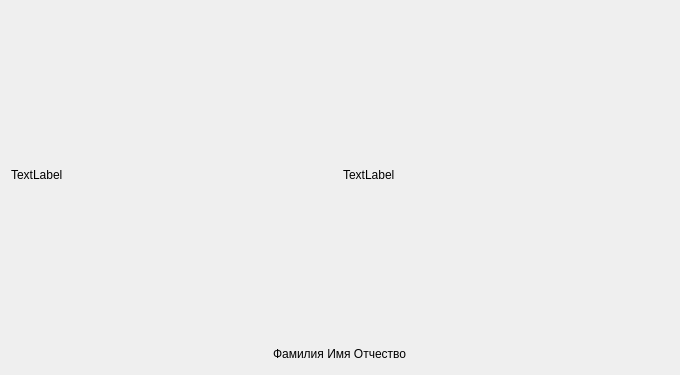
<?xml version="1.0" encoding="UTF-8"?>
<ui version="4.0">
 <class>UserInfoWindow</class>
 <widget class="QWidget" name="UserInfoWindow">
  <property name="geometry">
   <rect>
    <x>0</x>
    <y>0</y>
    <width>680</width>
    <height>375</height>
   </rect>
  </property>
  <property name="minimumSize">
   <size>
    <width>680</width>
    <height>375</height>
   </size>
  </property>
  <property name="windowTitle">
   <string>Информация о пользователе</string>
  </property>
  <layout class="QVBoxLayout" name="verticalLayout_2">
   <item>
    <layout class="QVBoxLayout" name="verticalLayout" stretch="5,0">
     <item>
      <layout class="QHBoxLayout" name="horizontalLayout">
       <item>
        <widget class="QLabel" name="l_photo">
         <property name="text">
          <string>TextLabel</string>
         </property>
        </widget>
       </item>
       <item>
        <widget class="QLabel" name="l_fingerprint">
         <property name="text">
          <string>TextLabel</string>
         </property>
        </widget>
       </item>
      </layout>
     </item>
     <item>
      <layout class="QHBoxLayout" name="horizontalLayout_2">
       <item>
        <spacer name="horizontalSpacer_2">
         <property name="orientation">
          <enum>Qt::Horizontal</enum>
         </property>
         <property name="sizeHint" stdset="0">
          <size>
           <width>40</width>
           <height>20</height>
          </size>
         </property>
        </spacer>
       </item>
       <item>
        <widget class="QLabel" name="l_user_info">
         <property name="text">
          <string>Фамилия Имя Отчество</string>
         </property>
        </widget>
       </item>
       <item>
        <spacer name="horizontalSpacer">
         <property name="orientation">
          <enum>Qt::Horizontal</enum>
         </property>
         <property name="sizeHint" stdset="0">
          <size>
           <width>40</width>
           <height>20</height>
          </size>
         </property>
        </spacer>
       </item>
      </layout>
     </item>
    </layout>
   </item>
  </layout>
 </widget>
 <resources/>
 <connections/>
</ui>
